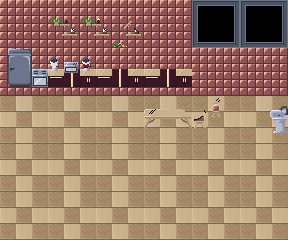

A 2D game scene composited from a Tiled map and its tileset images. What follows is a short description and the map's XML, with every tile layer's data as written:
An orthogonal 6x5 tile map with 48x48 px tiles, 3 tile layers (Tile Layer 1, Tile Layer 2, Tile Layer 3), 2 tilesets and 8 objects.

<map version="1.10" tiledversion="1.12.2" orientation="orthogonal" renderorder="right-down" width="6" height="5" tilewidth="48" tileheight="48" infinite="0" nextlayerid="5" nextobjectid="12">
 <tileset firstgid="1" source="Modern House Kitchen 2.0.tsx" />
 <tileset firstgid="33" source="Modern House Bathroom 2.0.tsx" />
 <layer id="1" name="Tile Layer 1" width="6" height="5">
  <data encoding="csv">
17,17,17,17,0,0,
17,17,17,17,17,17,
26,26,26,26,26,26,
26,26,26,26,26,26,
26,26,26,26,26,26
</data>
 </layer>
 <objectgroup id="4" name="Object Layer 1">
  <object id="1" x="270.743" y="108.359" width="15.7445" height="23.771" />
  <object id="3" x="193.873" y="117.62" width="9.26144" height="1.85229" />
  <object id="4" x="212.087" y="104.654" width="6.1743" height="6.1743" />
  <object id="6" x="287.5" y="0" width="13" height="240" />
  <object id="7" x="0" y="240" width="288" height="16" />
  <object id="8" x="-19.5" y="-1" width="19.5" height="241" />
  <object id="10" x="-1" y="-1" width="289.5" height="49" />
  <object id="11" x="150" y="109" width="38.5" height="7.5" />
 </objectgroup>
 <layer id="2" name="Tile Layer 2" width="6" height="5">
  <data encoding="csv">
0,19,20,0,0,0,
1,2,2,2,0,0,
0,0,0,0,0,0,
0,0,0,0,0,0,
0,0,0,0,0,0
</data>
 </layer>
 <layer id="3" name="Tile Layer 3" width="6" height="5">
  <data encoding="csv">
0,0,0,0,39,39,
0,9,0,0,0,0,
0,0,0,11,12,50,
0,0,0,0,0,0,
0,0,0,0,0,0
</data>
 </layer>
</map>
